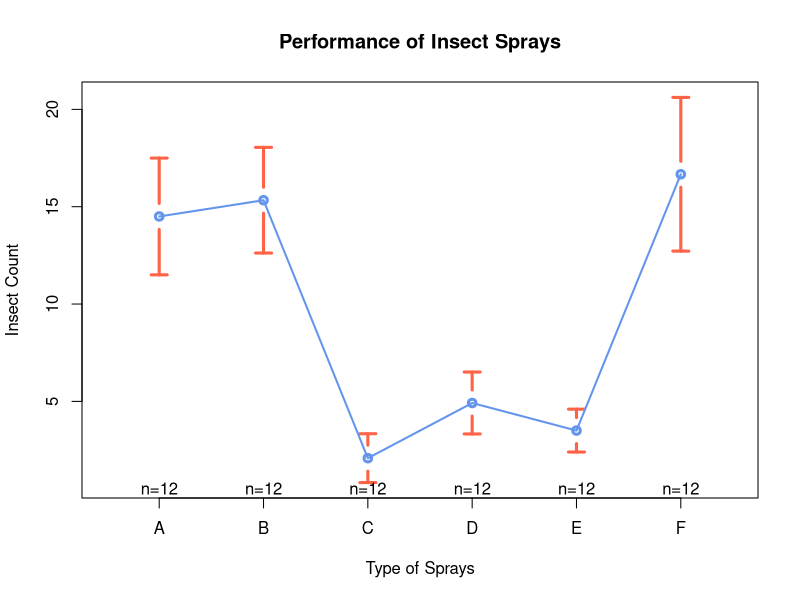
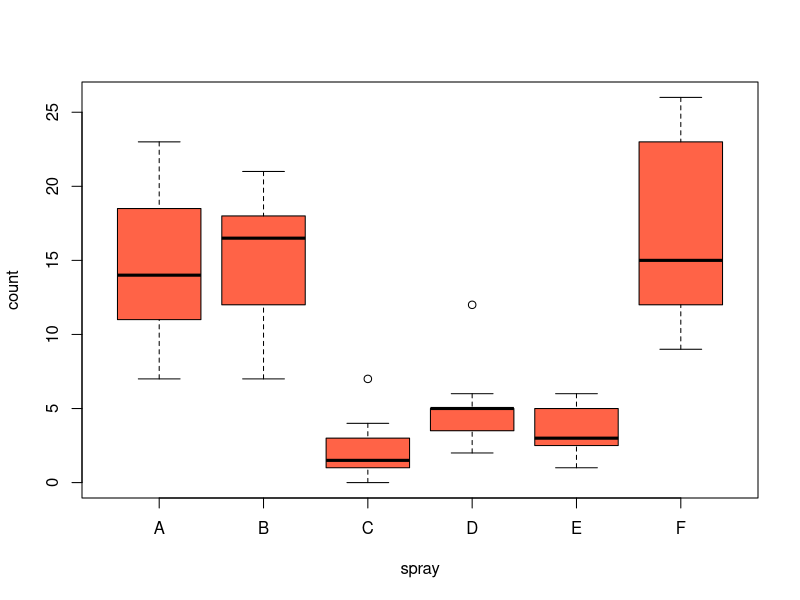

Recreate these plots in R, in order. (Note: this script raises an error after producing the figures.)
str(InsectSprays)
InsectSprays

tapply(InsectSprays$count, InsectSprays$spray, length)
tapply(InsectSprays$count, InsectSprays$spray, mean)
tapply(InsectSprays$count, InsectSprays$spray, sd)

library(gplots)
windows(width = 12, height = 8)
plotmeans(count ~ spray,
    data = InsectSprays,
    barcol = "tomato", barwidth = 3,
    col = "cornflowerblue", lwd = 2,
    xlab = "Type of Sprays", ylab = "Insect Count",
    main = "Performance of Insect Sprays"
)

boxplot(count ~ spray, data = InsectSprays, col = "tomato")

sprays.aov <- aov(count ~ spray, data = InsectSprays)
summary(spray.aov)

model.tables(spray.aov, type = "mean")
model.tables(spray.aov, type = "effects")

sprays.compare <- TukeyHSD(sprays.aov)
sprays.compare
str(sprays.compare)
sprays.compare$spray["D-C", ]
